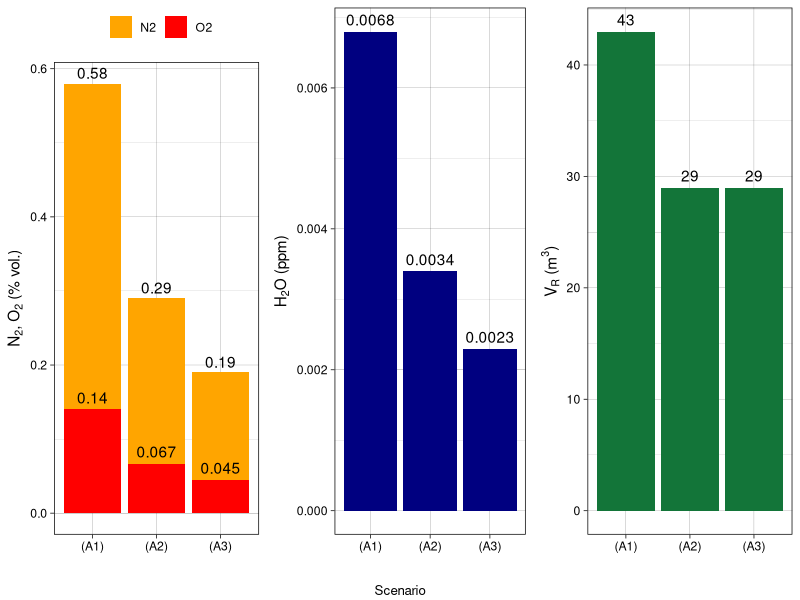
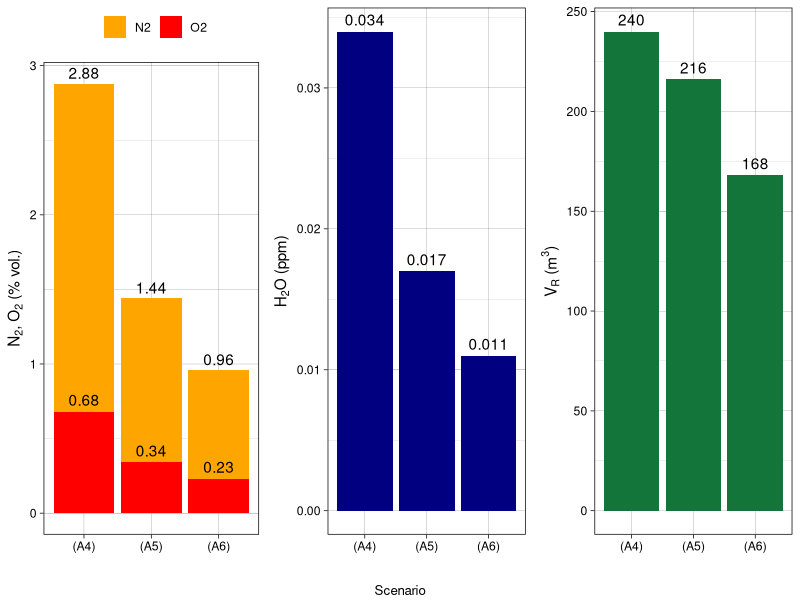
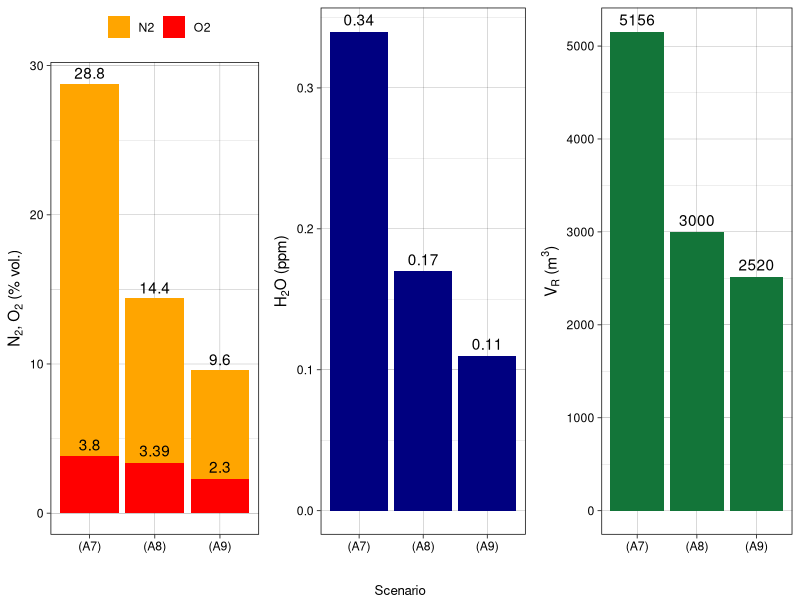
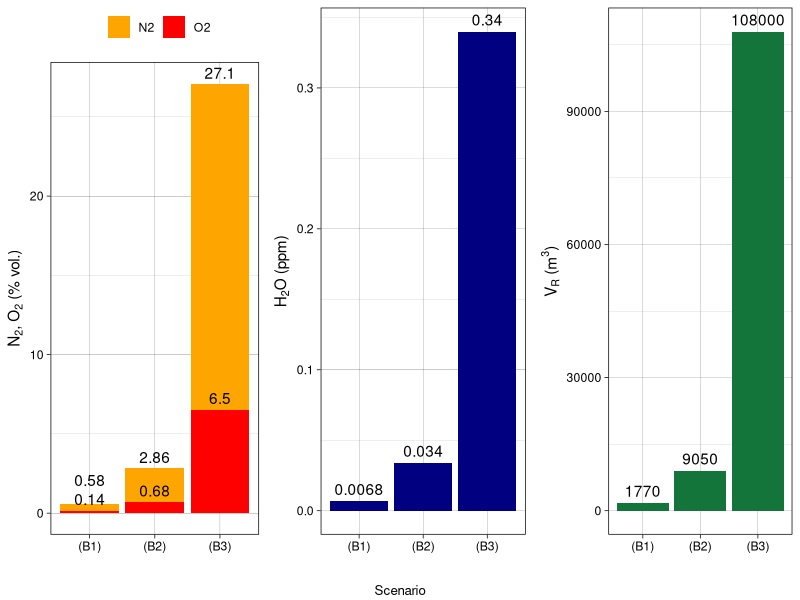
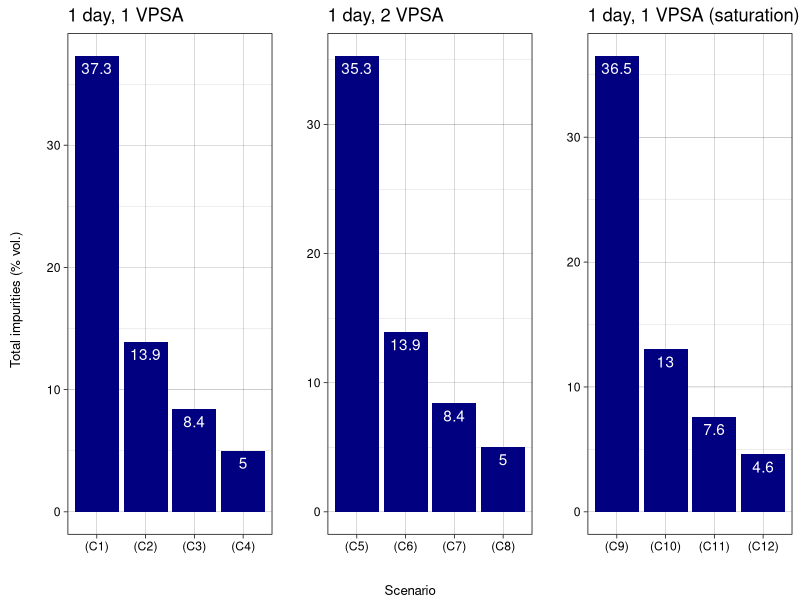
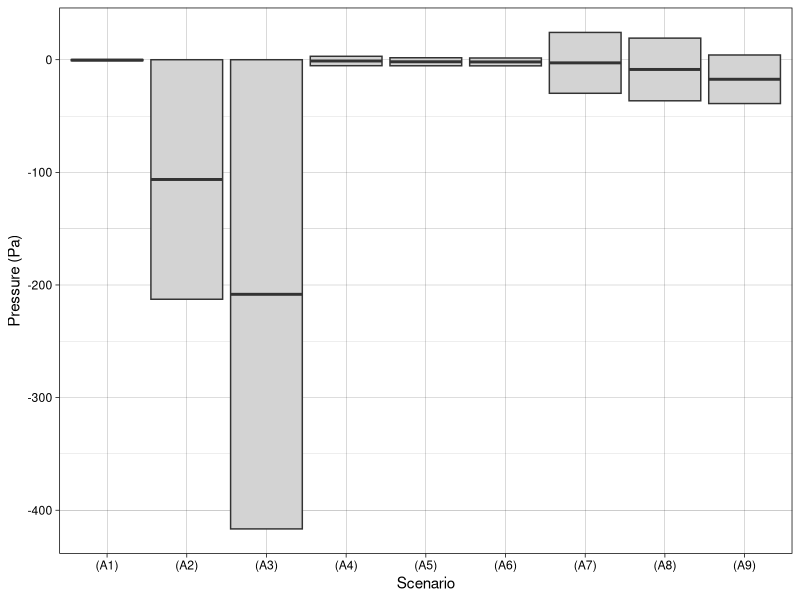
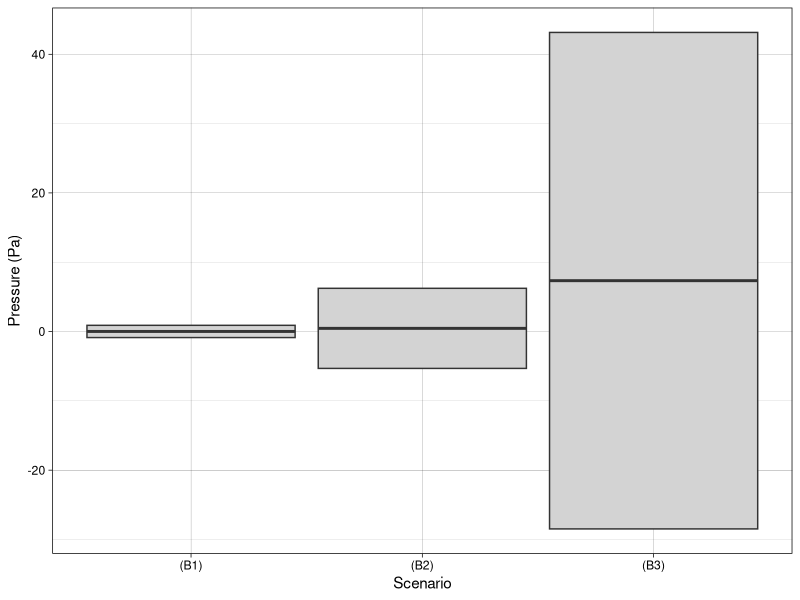
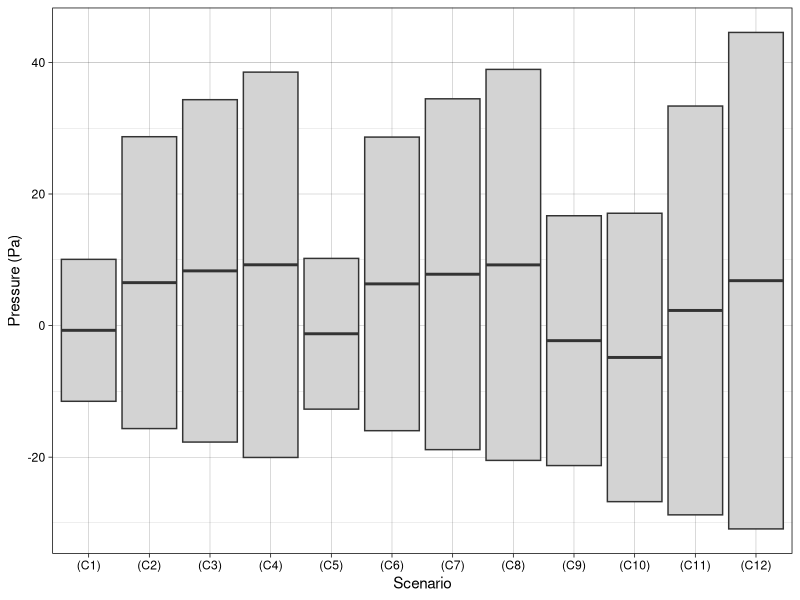

Write the R code that produced these figures, in order.
##########################################################################
##                                                                      ##
##  Definition and optimization of a MELCOR model of the                ##
##  IFMIF-DONES Argon Purification Subsystem                            ##
##                                                                      ##
##  Authors: A. Manjavacas                                              ##
##                                                                      ##
##  Copyright (c) Antonio Manjavacas, 2023                              ##
##  Contact: manjavacas@ugr.es                                          ##
##                                                                      ##
##########################################################################

library(tidyverse)
library(ggplot2)
library(grid)

###################### FUNCTIONS ######################

plot_cases <- function(df, filename) {
  # N2 + O2 barplot
  p1 <- ggplot(df, aes(x = df$Scenario)) +
    geom_bar(aes(y = df$N2, fill = "N2"),
      stat = "identity", position = "dodge"
    ) +
    geom_bar(aes(y = df$O2, fill = "O2"),
      stat = "identity", position = "dodge"
    ) +
    geom_text(aes(y = df$N2, label = df$N2),
      vjust = ifelse(df$Scenario == "(B1)", -1.5, -0.4),
      position = position_dodge(width = 0.9)
    ) +
    geom_text(aes(y = df$O2, label = df$O2),
      vjust = -0.5,
      position = position_dodge(width = 0.9)
    ) +
    labs(
      x = "", fill = "",
      y = expression(paste("N"[2], ", ", "O"[2], " ", "(% vol.)"))
    ) +
    scale_fill_manual(values = c("N2" = "orange", "O2" = "red")) +
    theme_linedraw()

  # H2O barplot
  p2 <- ggplot(df, aes(x = df$Scenario, y = df$H2O)) +
    geom_bar(stat = "identity", fill = "navy", position = "dodge") +
    geom_text(aes(label = df$H2O),
      vjust = -0.5,
      position = position_dodge(width = 0.9)
    ) +
    labs(x = "", y = expression(paste("H"[2], "O", " ", "(ppm)"))) +
    theme_linedraw()

  # VR barplot
  p3 <- ggplot(df, aes(x = df$Scenario, y = df$VR)) +
    geom_bar(stat = "identity", fill = "#137539", position = "dodge") +
    geom_text(aes(label = df$VR),
      vjust = -0.5,
      position = position_dodge(width = 0.9)
    ) +
    labs(x = "", y = expression(paste("V"[R], " ", "(m"^3, ")"))) +
    theme_linedraw()

  p <- ggpubr::ggarrange(p1, p2, p3,
    ncol = 3, nrow = 1,
    legend = "top"
  )
  p <- ggpubr::annotate_figure(p,
    bottom = textGrob("Scenario", gp = gpar(cex = 0.8))
  )

  ggsave(filename, plot = p, width = 12, height = 4.8, dpi = 400, bg = "white")
}

plot_impurities <- function(df, filename) {
  df1 <- df %>% filter(grepl("^\\(C[1-4]\\)", df$Scenario))
  df2 <- df %>% filter(grepl("^\\(C[5-8]\\)", df$Scenario))
  df3 <- df %>% filter(grepl("^\\(C(9|1[0-2])\\)", df$Scenario))

  df3$Scenario <- factor(df3$Scenario,
    levels = c("(C9)", "(C10)", "(C11)", "(C12)")
  )

  p1 <- ggplot(df1, aes(x = df1$Scenario, y = 100 - df1$Ar)) +
    geom_bar(stat = "identity", fill = "navy") +
    labs(title = "1 day, 1 VPSA", x = "", y = "") +
    geom_text(aes(label = round(100 - df1$Ar, 2)),
      vjust = 1.5,
      position = position_dodge(width = 0.9),
      color = "white"
    ) +
    theme_linedraw()
  p2 <- ggplot(df2, aes(x = df2$Scenario, y = 100 - df2$Ar)) +
    geom_bar(stat = "identity", fill = "navy") +
    labs(title = "1 day, 2 VPSA", x = "", y = "") +
    geom_text(aes(label = round(100 - df2$Ar, 2)),
      vjust = 1.5,
      position = position_dodge(width = 0.9),
      color = "white"
    ) +
    theme_linedraw()
  p3 <- ggplot(df3, aes(x = df3$Scenario, y = 100 - df3$Ar)) +
    geom_bar(stat = "identity", fill = "navy") +
    labs(title = "1 day, 1 VPSA (saturation)", x = "", y = "") +
    geom_text(aes(label = round(100 - df3$Ar, 2)),
      vjust = 1.5,
      position = position_dodge(width = 0.9),
      color = "white"
    ) +
    theme_linedraw()

  p <- ggpubr::ggarrange(p1, p2, p3,
    ncol = 3, nrow = 1
  )
  p <- ggpubr::annotate_figure(
    p,
    left = textGrob("Total impurities (% vol.)",
      rot = 90,
      vjust = 1, gp = gpar(cex = 0.8)
    ),
    bottom = textGrob("Scenario", gp = gpar(cex = 0.8))
  )

  ggsave(filename, plot = p, width = 10, height = 3, dpi = 400, bg = "white")
}

plot_pressures <- function(df, filename) {
  df$med <- 0.5 * (df$MinP + df$MaxP)
  p <- ggplot(
    df,
    aes(
      x = Scenario, ymin = MinP, lower = MinP,
      middle = med, upper = MaxP, ymax = MaxP
    )
  ) +
    geom_boxplot(stat = "identity", fill = "lightgray") +
    labs(x = "Scenario", y = "Pressure (Pa)") +
    theme_linedraw()

  ggsave(filename, plot = p, width = 10, height = 6, dpi = 300, bg = "white")
}

# Load data
scenarios <- read_csv("./data/scenarios.csv")

###################### A SCENARIOS ######################

cases_a1_to_a3 <- scenarios %>%
  filter(grepl("^\\(A[1-3]\\)", Scenario))
cases_a4_to_a6 <- scenarios %>%
  filter(grepl("^\\(A[4-6]\\)", Scenario))
cases_a7_to_a9 <- scenarios %>%
  filter(grepl("^\\(A[7-9]\\)", Scenario))

plot_cases(cases_a1_to_a3, "./plots/cases_a1_to_a3.png")
plot_cases(cases_a4_to_a6, "./plots/cases_a4_to_a6.png")
plot_cases(cases_a7_to_a9, "./plots/cases_a7_to_a9.png")

###################### B SCENARIOS ######################

cases_b1_to_b3 <- scenarios %>%
  filter(grepl("^\\(B[1-3]\\)", Scenario))

plot_cases(cases_b1_to_b3, "./plots/cases_b1_to_b3.png")

###################### C SCENARIOS ######################

cases_c1_to_c12 <- scenarios %>%
  filter(grepl("^\\(C([1-9]|1[0-2])\\)", Scenario))

plot_impurities(cases_c1_to_c12, "./plots/cases_c1_to_c12.png")

####################### PRESSURES #######################

# Load data
pressures <- read_csv("./data/min_max_pressures.csv")

a_pressures <- pressures %>%
  filter(grepl("^\\(A[1-9]\\)", Scenario))
b_pressures <- pressures %>%
  filter(grepl("^\\(B[1-3]\\)", Scenario))
c_pressures <- pressures %>%
  filter(grepl("^\\(C([1-9]|1[0-2])\\)", Scenario)) %>%
  mutate(Scenario = factor(Scenario, levels = paste0("(C", 1:12, ")")))

plot_pressures(a_pressures, "./plots/a_pressures.png")
plot_pressures(b_pressures, "./plots/b_pressures.png")
plot_pressures(c_pressures, "./plots/c_pressures.png")
